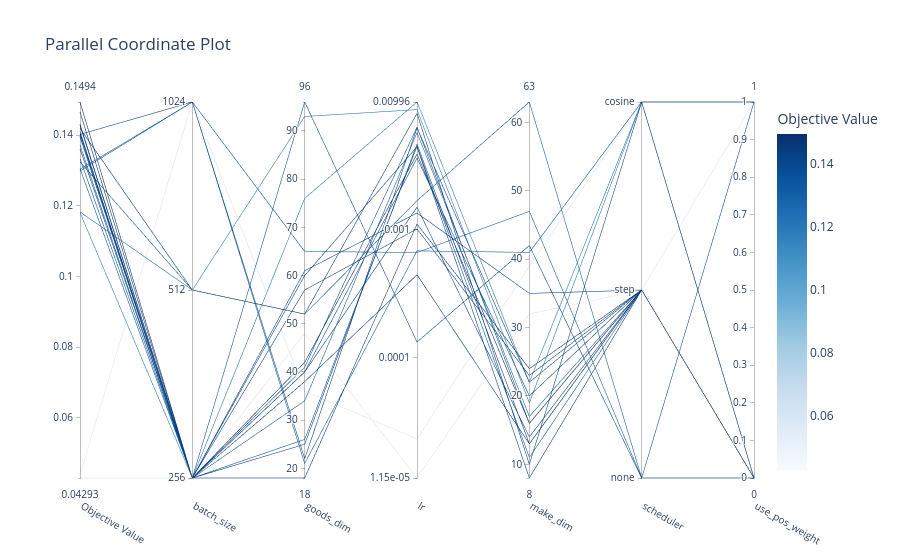

Notebook code for this chart:
### Code cell
plot_parallel_coordinate(study)

### Figure 1 — Plotly figure (JSON) as saved in the notebook; plotly's stock layout.template omitted (floating-point values rounded to 4 significant figures)
{"data": [{"dimensions": [{"label": "Objective Value", "range": [0.04293, 0.1494], "values": [0.1372, 0.04293, 0.1181, 0.1405, 0.1397, 0.1494, 0.1404, 0.141, 0.1361, 0.1466, 0.1396, 0.1428, 0.1305, 0.1431, 0.1334, 0.1419, 0.1183, 0.1325, 0.1303, 0.1299, 0.04392, 0.1402]}, {"label": "batch_size", "range": [0, 2], "ticktext": ["256", "512", "1024"], "tickvals": [0, 1, 2], "values": [0, 0, 0, 0, 0, 0, 0, 0, 0, 0, 0, 0, 0, 0, 0, 1, 1, 1, 2, 2, 2, 2]}, {"label": "goods_dim", "range": [18, 96], "values": [96, 48, 76, 61, 40, 42, 60, 40, 41, 18, 57, 38, 34, 25, 26, 52, 93, 52, 21, 65, 36, 22]}, {"label": "lr", "range": [-4.938, -2.002], "ticktext": ["1.15e-05", "0.0001", "0.001", "0.00996"], "tickvals": [-4.938, -4, -3, -2.002], "values": [-3.876, -4.938, -2.002, -2.869, -2.44, -2.408, -2.351, -2.823, -2.198, -2.955, -2.993, -3.351, -2.24, -2.331, -2.348, -2.091, -2.062, -2.773, -3.164, -3.177, -4.634, -2.203]}, {"label": "make_dim", "range": [8, 63], "values": [42, 32, 22, 35, 20, 16, 8, 14, 16, 24, 23, 13, 17, 13, 11, 10, 19, 63, 41, 47, 39, 22]}, {"label": "scheduler", "range": [0, 2], "ticktext": ["none", "step", "cosine"], "tickvals": [0, 1, 2], "values": [0, 1, 2, 1, 1, 1, 1, 1, 1, 1, 1, 1, 1, 1, 1, 2, 2, 0, 2, 0, 2, 1]}, {"label": "use_pos_weight", "range": [0, 1], "values": [1, 1, 1, 0, 0, 0, 0, 0, 0, 0, 0, 0, 0, 0, 0, 0, 0, 0, 1, 0, 1, 0]}], "labelangle": 30, "labelside": "bottom", "line": {"color": [0.1372, 0.04293, 0.1181, 0.1405, 0.1397, 0.1494, 0.1404, 0.141, 0.1361, 0.1466, 0.1396, 0.1428, 0.1305, 0.1431, 0.1334, 0.1419, 0.1183, 0.1325, 0.1303, 0.1299, 0.04392, 0.1402], "colorbar": {"title": {"text": "Objective Value"}}, "colorscale": [[0, "rgb(247,251,255)"], [0.125, "rgb(222,235,247)"], [0.25, "rgb(198,219,239)"], [0.375, "rgb(158,202,225)"], [0.5, "rgb(107,174,214)"], [0.625, "rgb(66,146,198)"], [0.75, "rgb(33,113,181)"], [0.875, "rgb(8,81,156)"], [1, "rgb(8,48,107)"]], "reversescale": false, "showscale": true}, "type": "parcoords"}], "layout": {"title": {"text": "Parallel Coordinate Plot"}}}
